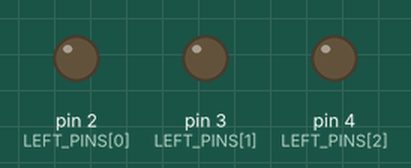
Bench run of a sketch on a simulated Arduino Uno, built with avr-gcc and run on an emulated ATmega328P. On the bench: output pins drawn as LEDs (lit = HIGH).

Above: at 0.5 s.
At 2.5 s:
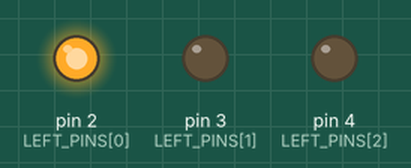
At 3.5 s:
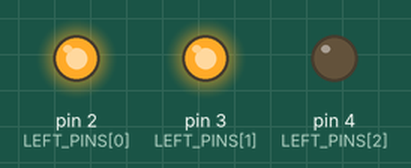
At 5.5 s:
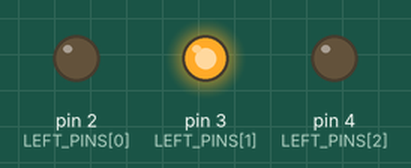
At 8.5 s:
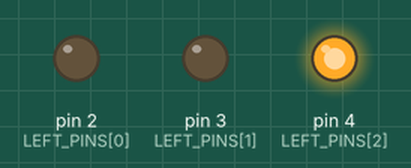
Timing chart, 0 to 9.2 s (numbered marks = the images above):
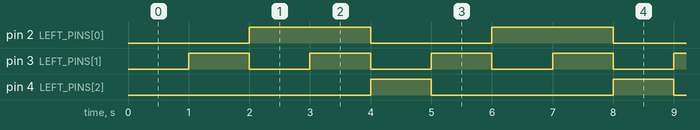

The sketch:

app.ino
```cpp
#include <stdint.h>

const uint8_t LEFT_PINS[3] = {2, 3 ,4};
const uint8_t RIGHT_PINS[3] = {8, 9, 10};
const uint16_t interval = 1000;
const uint8_t R = 0;
const uint8_t Ry = 1;
const uint8_t Y = 2;
const uint8_t G = 3;

typedef struct {
  uint8_t state;
  bool goGreen;
  uint8_t pins[3];
} light;

int16_t timer;
uint16_t lastChange;

light leftLight;
light rightLight;

void setup() {
  Serial.begin(9600);

  pinMode(LEFT_PINS[0], OUTPUT);
  pinMode(LEFT_PINS[1], OUTPUT);
  pinMode(LEFT_PINS[2], OUTPUT);
  pinMode(RIGHT_PINS[8], OUTPUT);
  pinMode(RIGHT_PINS[9], OUTPUT);
  pinMode(RIGHT_PINS[10], OUTPUT);

  lastChange = 0;

  leftLight = {
    G,
    false,
    {LEFT_PINS[0],LEFT_PINS[1],LEFT_PINS[2]}
  };

  rightLight = {
    R,
    true,
    {RIGHT_PINS[0],RIGHT_PINS[1],RIGHT_PINS[2]}
  };

}

void loop(){
  timer = millis();

  if(timer - lastChange >= interval){
    nextState(&leftLight);
    nextState(&rightLight);

    handleState(&leftLight);
    handleState(&rightLight);

    lastChange = timer;
  }
}

void ledOn(uint8_t led) {
  digitalWrite(led, HIGH);
}

void ledOff(uint8_t led) {
  digitalWrite(led, LOW);
}

void nextState(light* l){
  if((l->state == R && l->goGreen == false) || (l->state == G && l->goGreen == true)){
    l->goGreen = !l->goGreen;
  }

  if(l->goGreen){
    if(l->state == Ry){
      l->state = G;
    } else {
      l->state = Ry;
    }
  } else {
    if(l->state == Y){
      l->state = R;
    } else {
      l->state = Y;
    }
  }
}

void handleState(light* l){
  switch (l->state) {
    case R:
      ledOn(l->pins[0]);
      ledOff(l->pins[1]);
      ledOff(l->pins[2]);
      break;
    case Ry:
      ledOn(l->pins[0]);
      ledOn(l->pins[1]);
      ledOff(l->pins[2]);
      break;
    case Y:
      ledOff(l->pins[0]);
      ledOn(l->pins[1]);
      ledOff(l->pins[2]);
      break;
    case G:
      ledOff(l->pins[0]);
      ledOff(l->pins[1]);
      ledOn(l->pins[2]);
      break;
  }
}
```

Measured:
- by itself, pin 2 (LEFT_PINS[0]): alternates HIGH for 2.0 s and LOW for 2.0 s
- by itself, pin 3 (LEFT_PINS[1]): alternates HIGH for 1.0 s and LOW for 1.0 s
- by itself, pin 4 (LEFT_PINS[2]): alternates HIGH for 1.0 s and LOW for 3.0 s
